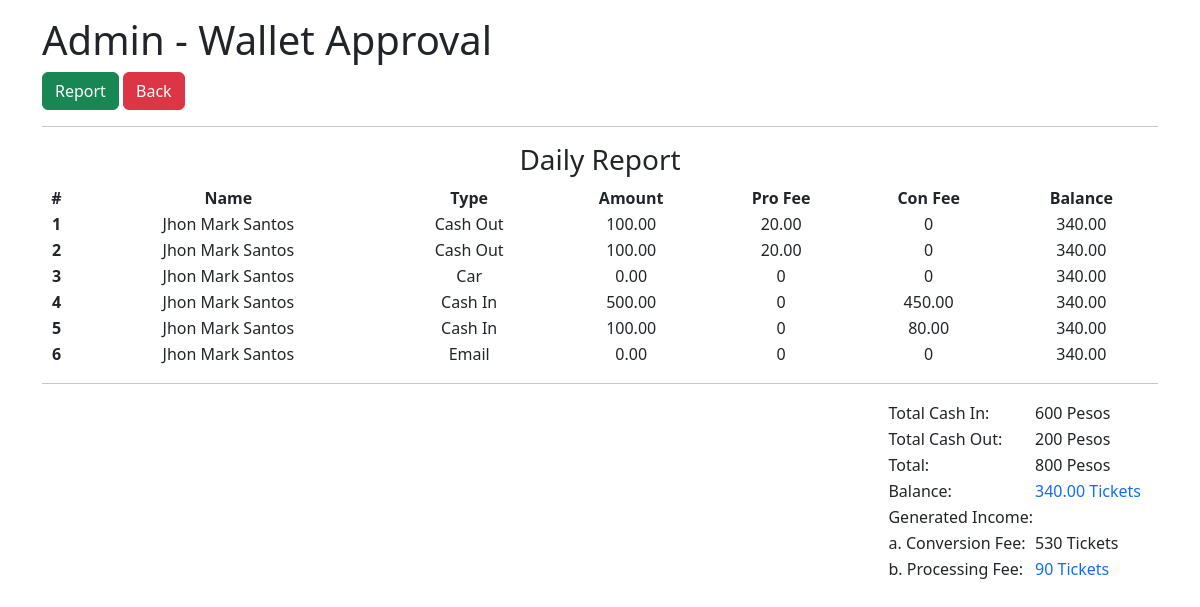
The page /admin_wallet_config/wallet_report.php (signed in) on the database its author committed.
### tables this page shows
CREATE TABLE `transactions` (
  `trans_id` int(11) NOT NULL,
  `user_id` int(11) NOT NULL,
  `trans_type` char(8) NOT NULL,
  `trans_reference_no` char(8) DEFAULT NULL,
  `trans_gcash_no` char(11) NOT NULL,
  `trans_amount` float(9,2) NOT NULL,
  `trans_fee` float(9,2) NOT NULL,
  `trans_rejected` tinyint(1) NOT NULL,
  `trans_verified_at` timestamp NULL DEFAULT NULL,
  `trans_created_at` timestamp NOT NULL DEFAULT current_timestamp()
);

CREATE TABLE `users` (
  `user_id` int(11) NOT NULL,
  `user_type` varchar(10) DEFAULT NULL,
  `user_fname` varchar(255) NOT NULL,
  `user_mname` varchar(255) DEFAULT NULL,
  `user_lname` varchar(255) NOT NULL,
  `user_contact_no` char(13) DEFAULT NULL,
  `user_email` varchar(255) NOT NULL,
  `user_password` varchar(255) NOT NULL,
  `user_barangay` varchar(255) NOT NULL,
  `user_city` varchar(255) NOT NULL,
  `user_province` varchar(255) NOT NULL,
  `user_id_type` varchar(255) DEFAULT NULL,
  `user_id_number` varchar(255) DEFAULT NULL,
  `user_id_rejected` tinyint(1) NOT NULL,
  `user_id_confirmed_at` timestamp NULL DEFAULT NULL,
  `user_verified_at` timestamp NULL DEFAULT NULL,
  `user_created_at` timestamp NOT NULL DEFAULT current_timestamp(),
  `user_balance` float(9,2) NOT NULL
);

### admin_wallet_config/wallet_report.php (the view, shortened to what this page needs)
<?php
include '../includes/connection.php';
$sql = "SELECT * FROM transactions
INNER JOIN users
ON transactions.user_id = users.user_id
WHERE trans_verified_at IS NOT NULL AND trans_rejected = 0
ORDER BY trans_verified_at DESC;
;
";
$result = $connection->query($sql);
$bal_sum = "SELECT SUM(user_balance) AS bal_total FROM users;";
$bal_result = $connection->query($bal_sum);
$bal_row = $bal_result->fetch_assoc();
$cash_in = 0;
$cash_out = 0;
$con_fee = 0;
$pro_fee = 0;
?>
<!DOCTYPE html>
<html lang="en">
<head>
    <link href="https://cdn.jsdelivr.net/npm/bootstrap@5.2.3/dist/css/bootstrap.min.css" rel="stylesheet">
</head>
<body>
    <div class="container my-3">
        <h1> Admin - Wallet Approval </h1>
        <a href="wallet_report.php" class="btn btn-success"> Report </a>
        <a href="../" class="btn btn-danger"> Back </a>
        <hr>
        <h3 class="text-center"> Daily Report </h3>
        <table class="table-responsive" style="width:100%">
            <thead>
                <tr>
                    <th scope="col" class="text-center">#</th>
                    <th scope="col" class="text-center">Name</th>
                    <th scope="col" class="text-center">Type</th>
                    <th scope="col" class="text-center">Amount</th>
                    <th scope="col" class="text-center">Pro Fee</th>
                    <th scope="col" class="text-center">Con Fee</th>
                    <th scope="col" class="text-center">Balance</th>
                </tr>
            </thead>
            <tbody>
                <?php
                if ($result->num_rows > 0) :
                    $x = 1;
                    while ($row = $result->fetch_assoc()) :
                        if ($row['trans_type'] == 'Cash In') {
                            $cash_in = $cash_in + $row['trans_amount'];
                            $con_fee = $con_fee + $row['trans_fee'];
                        }else {
                            $cash_out = $cash_out + $row['trans_amount'];
                            $pro_fee = $pro_fee + $row['trans_fee'];
                        }
                ?>
                        <tr>
                            <th class="text-center"> <?= $x ?> </th>
                            <td class="text-center"> <?= $row['user_fname'] . " " . $row['user_lname'] ?> </td>
                            <td class="text-center"> <?= $row['trans_type'] ?> </td>
                            <td class="text-center"> <?= $row['trans_amount'] ?> </td>
                            <td class="text-center"> <?= $row['trans_type'] == 'Cash Out' ? $row['trans_fee'] : '0' ?> </td>
                            <td class="text-center"> <?= $row['trans_type'] == 'Cash In' ? $row['trans_fee'] : '0' ?> </td>
                            <td class="text-center"> <?= $row['user_balance'] ?> </td>
                        </tr>
                <?php
                        $x++;
                    endwhile;
                endif;
                ?>
            </tbody>
        </table>
        <hr>
        <table style="float:right" class="me-3 mb-5">
                <tr>
                    <td> Total Cash In: </td>
                    <td> <?= $cash_in  . ' Pesos'?> </td>
                </tr>
                <tr>
                    <td> Total Cash Out: </td>
                    <td> <?= $cash_out  . ' Pesos'?> </td>
                </tr>
                <tr>
                    <td> Total: </td>
                    <td> <?= $cash_out + $cash_in . ' Pesos' ?> </td>
                </tr>
                <tr>
                    <td> Balance: </td>
                    <td class="text-primary"> <?= $bal_row['bal_total'] .' Tickets' ?> </td>
                </tr>
                <tr>
                    <td> Generated Income: </td>
                </tr>
                <tr>
                    <td> a. Conversion Fee: </td>
                    <td> <?= $con_fee .' Tickets' ?> </td>
                </tr>
                <tr>
                    <td> b. Processing Fee: </td>
                    <td class="text-primary"> <?= $pro_fee .' Tickets' ?> </td>
                </tr>
        </table>
    </div>
</body>
</html>

### rows shown on the page
transactions: user.user_fname "Jhon Mark", user.user_lname "Santos", trans_type "Cash Out", trans_amount "100.00", trans_fee "20.00", user.user_balance "340.00"
transactions: user.user_fname "Jhon Mark", user.user_lname "Santos", trans_type "Cash Out", trans_amount "100.00", trans_fee "20.00", user.user_balance "340.00"
transactions: user.user_fname "Jhon Mark", user.user_lname "Santos", trans_type "Car", trans_amount "0.00", user.user_balance "340.00"
transactions: user.user_fname "Jhon Mark", user.user_lname "Santos", trans_type "Cash In", trans_amount "500.00", trans_fee "450.00", user.user_balance "340.00"
transactions: user.user_fname "Jhon Mark", user.user_lname "Santos", trans_type "Cash In", trans_amount "100.00", trans_fee "80.00", user.user_balance "340.00"
transactions: user.user_fname "Jhon Mark", user.user_lname "Santos", trans_type "Email", trans_amount "0.00", user.user_balance "340.00"

### other values the page prints
$cash_in "600"
$cash_out "200"
$cash_out + $cash_in "800"
$bal_row['bal_total'] "340.00"
$con_fee "530"
$pro_fee "90"
